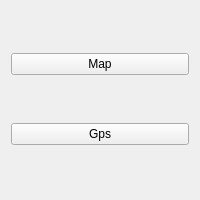
<?xml version="1.0" encoding="UTF-8"?>
<ui version="4.0">
 <class>ViewMenu</class>
 <widget class="QWidget" name="ViewMenu">
  <property name="geometry">
   <rect>
    <x>0</x>
    <y>0</y>
    <width>200</width>
    <height>200</height>
   </rect>
  </property>
  <property name="windowTitle">
   <string>Form</string>
  </property>
  <layout class="QVBoxLayout" name="verticalLayout">
   <item>
    <widget class="QPushButton" name="btMap">
     <property name="text">
      <string>Map</string>
     </property>
    </widget>
   </item>
   <item>
    <widget class="QPushButton" name="btGps">
     <property name="text">
      <string>Gps</string>
     </property>
    </widget>
   </item>
  </layout>
 </widget>
 <resources/>
 <connections/>
</ui>
